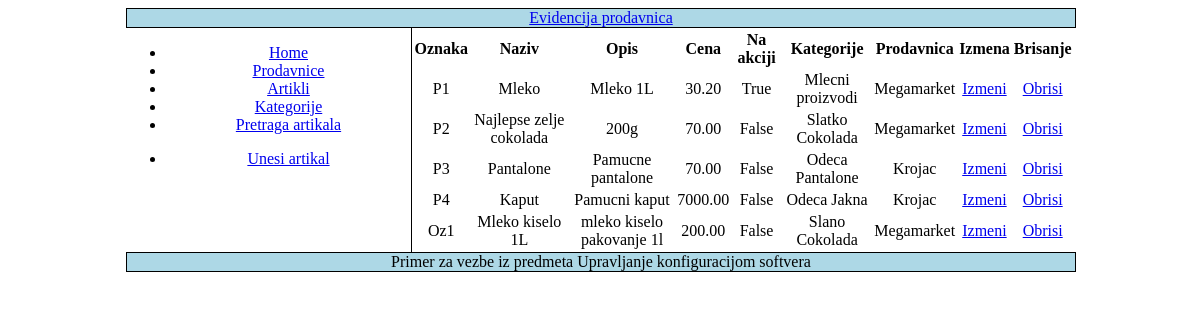
Page /artikli/ on the committed database.
### prodavnice/models.py (models this page shows, shortened)
class Artikal(models.Model):
    oznaka = models.CharField(max_length=20)
    naziv = models.CharField(max_length=50)
    opis = models.TextField(max_length=200)
    cena = models.DecimalField(max_digits=8, decimal_places=2)
    na_akciji = models.BooleanField('na akciji')
    kategorije = models.ManyToManyField(Kategorija)
    prodavnica = models.ForeignKey(Prodavnica, on_delete=models.CASCADE, )

class Kategorija(models.Model):
    oznaka = models.CharField(max_length=20)
    naziv = models.CharField(max_length=50)

class Prodavnica(models.Model):
    pib = models.CharField(max_length=20)
    naziv = models.CharField(max_length=50)
    adresa = models.CharField(max_length=40)
    broj_telefona = models.CharField('broj telefona', max_length=30)

### prodavnice/artikli_view.py (the view)
# urls.py: path('artikli/', artikli_view.lista_artikala, name='lista_artikala'),
def lista_artikala(request):
    title = apps.get_app_config('prodavnice').verbose_name
    artikli = Artikal.objects.all()
    return render(request, "lista_artikala.html", {"title": title, "artikli": artikli})

### prodavnice/templates/lista_artikala.html
{% extends "base.html" %}
{% block links %}
    <ul>
        <li><a href="{% url 'unos_artikla' %}">Unesi artikal</a></li>
    </ul>
{% endblock %}
{% block content %}
{% if artikli %}
    <table>
      <tr>
        <th>Oznaka</th>
        <th>Naziv</th>
        <th>Opis</th>
        <th>Cena</th>
        <th>Na akciji</th>
        <th>Kategorije</th>
        <th>Prodavnica</th>
        <th>Izmena</th>
        <th>Brisanje</th>
      </tr>
    {% for a in artikli %}
      <tr>
        <td>{{a.oznaka}}</td>
        <td>{{a.naziv}}</td>
        <td>{{a.opis}}</td>
        <td>{{a.cena}}</td>
        <td>{{a.na_akciji}}</td>
        <td>{% for k in a.kategorije.all %}
                {{k.naziv}}
            {% endfor %}
        </td>
        <td>{{a.prodavnica.naziv}}</td>
        <td><a href="{% url 'unos_artikla_p' id=a.id %}" >Izmeni</a> </td>
        <td><a href="{% url 'brisanje_artikla' id=a.id %}">Obrisi</a></td>
      </tr>
    {% endfor %}
    </table>
{% else %}
   <p>Nema artikala za prikaz</p>
{% endif %}
{% endblock %}

### prodavnice/static/style.css (style rules this page uses)
table { margin: 0 auto; }

### rows in the picture
Artikal: oznaka "P1", naziv "Mleko", opis "Mleko 1L", cena "30.20", na_akciji "True", prodavnica.naziv "Megamarket"
Kategorija: naziv "Mlecni proizvodi"
Artikal: oznaka "P2", naziv "Najlepse zelje cokolada", opis "200g", cena "70.00", na_akciji "False", prodavnica.naziv "Megamarket"
Kategorija: naziv "Slatko"
Kategorija: naziv "Cokolada"
Artikal: oznaka "P3", naziv "Pantalone", opis "Pamucne pantalone", cena "70.00", na_akciji "False", prodavnica.naziv "Krojac"
Kategorija: naziv "Odeca"
Kategorija: naziv "Pantalone"
Artikal: oznaka "P4", naziv "Kaput", opis "Pamucni kaput", cena "7000.00", na_akciji "False", prodavnica.naziv "Krojac"
Kategorija: naziv "Jakna"
Artikal: oznaka "Oz1", naziv "Mleko kiselo 1L", opis "mleko kiselo pakovanje 1l", cena "200.00", na_akciji "False", prodavnica.naziv "Megamarket"
Kategorija: naziv "Slano"
